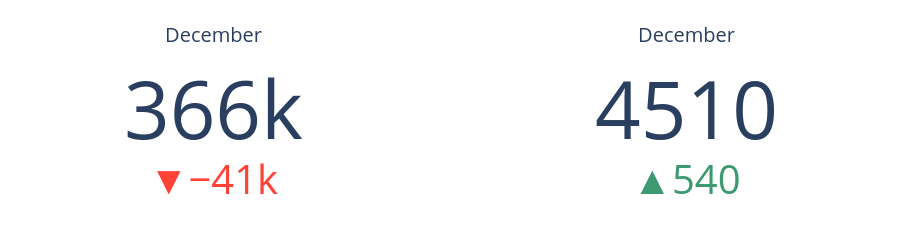

The cell this chart's notebook holds for it:
### Code cell
# Graphique 4 : Indicateurs KPI du mois (cards)

def plot_vente_mois(data, abbr=False):
   
    current_month = int(data['Month'].max())

    ind_ca    = indicateur_du_mois(data, current_month=current_month, freq=False, abbr=abbr)
    ind_vente = indicateur_du_mois(data, current_month=current_month, freq=True,  abbr=abbr)

    fig = go.Figure()

    # KPI 1 — Chiffre d'affaires
    fig.add_trace(go.Indicator(
        mode='number+delta',
        value=ind_ca['value'], 
        delta=dict(
            reference=ind_ca['value'] - ind_ca['delta'],
        ),
        title=dict(text=ind_ca['month_name']),
        domain=dict(x=[0, 0.45], y=[0, 1])
    ))

    # KPI 2 — Nombre de transactions
    fig.add_trace(go.Indicator(
        mode='number+delta',
        value=ind_vente['value'],
        delta=dict(
            reference=ind_vente['value'] - ind_vente['delta'],
        ),
        title=dict(text=ind_vente['month_name'] ),
        domain=dict(x=[0.55, 1], y=[0, 1])
    ))

    fig.update_layout(
        paper_bgcolor='white',
        height=200,
        margin=dict(l=20, r=20, t=40, b=10)
    )

    return fig


plot_vente_mois(df).show()

### Figure 1 — Plotly figure (JSON) as saved in the notebook; plotly's stock layout.template omitted (floating-point values rounded to 4 significant figures)
{"data": [{"delta": {"reference": 406900.0}, "domain": {"x": [0, 0.45], "y": [0, 1]}, "mode": "number+delta", "title": {"text": "December"}, "type": "indicator", "value": 366300.0}, {"delta": {"reference": 3967}, "domain": {"x": [0.55, 1], "y": [0, 1]}, "mode": "number+delta", "title": {"text": "December"}, "type": "indicator", "value": 4506}], "layout": {"height": 200, "margin": {"b": 10, "l": 20, "r": 20, "t": 40}, "paper_bgcolor": "white"}}
